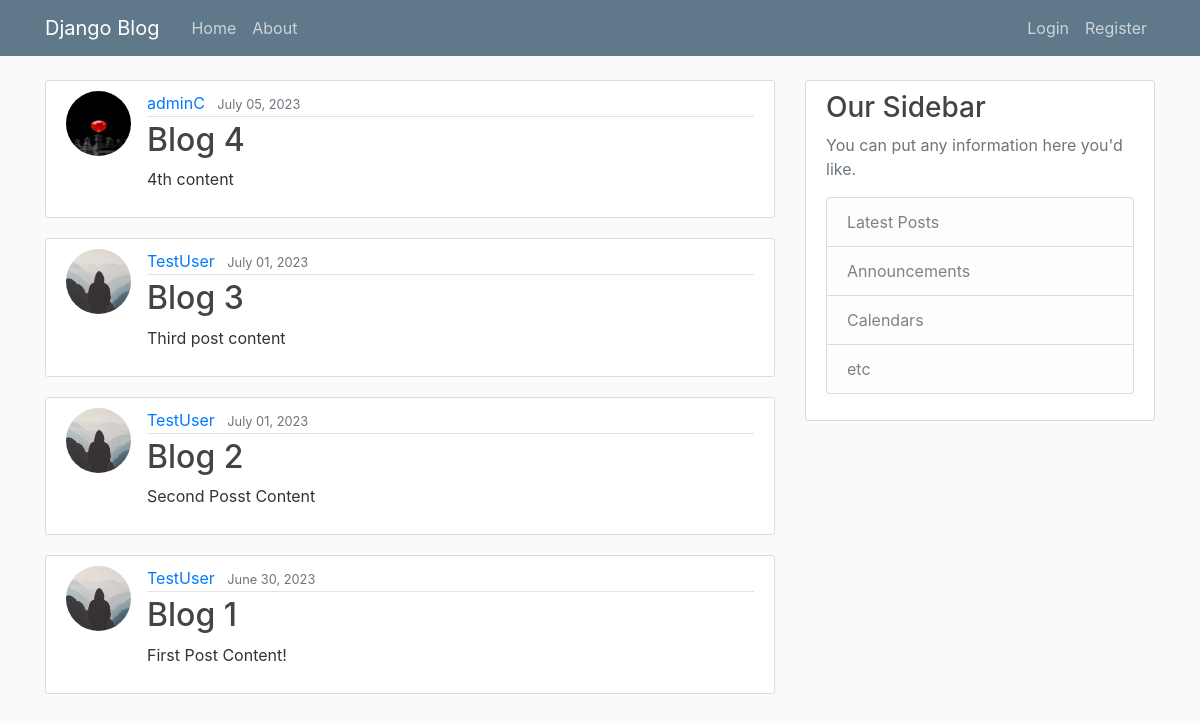
The app's page /, older data.
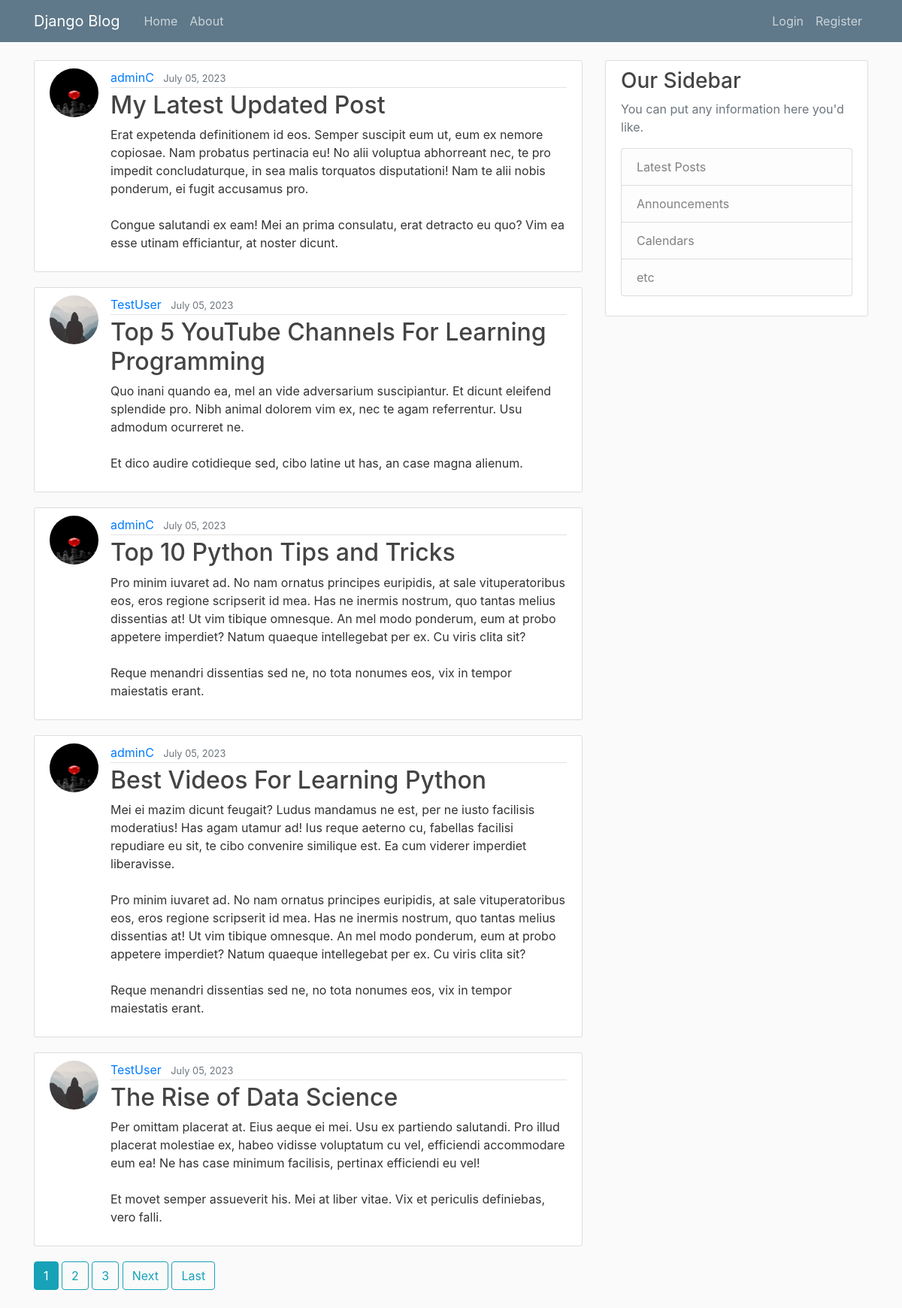
The same page, newer data.
### blog/models.py (models this page shows, shortened)
class Post(models.Model):
    title = models.CharField(max_length=100)
    content = models.TextField()
    date_posted = models.DateTimeField(default=timezone.now)
    author = models.ForeignKey(User, on_delete=models.CASCADE)

### users/models.py (models this page shows, shortened)
class Profile(models.Model): #Creates profile in database
    user = models.OneToOneField(User, on_delete=models.CASCADE)
    image = models.ImageField(default='default.jpg', upload_to='profile_pics')

### blog/views.py (the view)
# urls.py: path('', PostListView.as_view(), name='blog-home'),
class PostListView(ListView):
    model = Post
    template_name = 'blog/home.html' #Sets the template
    context_object_name = 'posts' #Sets the context
    ordering = ['-date_posted'] #Sets latest posts first
    paginate_by = 5 #Configures paginator

### blog/templates/blog/home.html (shortened to what this page needs)
{% extends "blog/base.html" %}
{% block content %}
    {% for post in posts %}
        <article class="media content-section">
            <img class="rounded-circle article-img" src="{{ post.author.profile.image.url }}" alt="">
            <div class="media-body">
                <div class="article-metadata">
                    <a class="mr-2" href="{% url 'user-posts' post.author.username %}">{{ post.author }}</a>
                    <small class="text-muted">{{ post.date_posted|date:"F d, Y" }}</small>
                </div>
                <h2><a class="article-title" href="{% url 'post-detail' post.id %}">{{ post.title }}</a></h2>
                <p class="article-content">{{ post.content }}</p>
            </div>
        </article>
    {% endfor %}
    {% if is_paginated %}
        {% for num in page_obj.paginator.page_range %}
            {% if page_obj.number == num %}
                <a class="btn btn-info mb-4" href="?page={{ num }}">{{ num }}</a>
            {% elif num > page_obj.number|add:'-3' and num < page_obj.number|add:'3' %}
                <a class="btn btn-outline-info mb-4" href="?page={{ num }}">{{ num }}</a>
            {% endif %}
        {% endfor %}
        {% if page_obj.has_next %}
            <a class="btn btn-outline-info mb-4" href="?page={{ page_obj.next_page_number }}">Next</a>
            <a class="btn btn-outline-info mb-4" href="?page={{ page_obj.paginator.num_pages }}">Last</a>
        {% endif %}
  {% endif %}
{% endblock content %}

Row changes from the older to the newer data that the page shows:
no longer on this page (row unchanged): Post: author.profile.image (picture), author "adminC", date_posted "July 05, 2023", title "Blog 4", content "4th content"
no longer on this page (row unchanged): Post: author.profile.image (placeholder picture), author "TestUser", date_posted "July 01, 2023", title "Blog 3", content "Third post content"
no longer on this page (row unchanged): Post: author.profile.image (placeholder picture), author "TestUser", date_posted "July 01, 2023", title "Blog 2", content "Second Posst Content"
no longer on this page (row unchanged): Post: author.profile.image (placeholder picture), author "TestUser", date_posted "June 30, 2023", title "Blog 1", content "First Post Content!"
added Post: author.profile.image (picture), author "adminC", date_posted "July 05, 2023", title "My Latest Updated Post", content "Erat expetenda definitionem id eos. Semper suscipit eum ut, eum ex nemore copiosae. Nam probatus pertinacia eu! No alii voluptua abhorreant nec, te pro impedit concludaturque, in sea malis torquatos disputationi! Nam te alii nobis ponderum, ei fugit accusamus pro. Congue salutandi ex eam! Mei an prima consulatu, erat detracto eu quo? Vim ea esse utinam efficiantur, at noster dicunt."
added Post: author.profile.image (placeholder picture), author "TestUser", date_posted "July 05, 2023", title "Top 5 YouTube Channels For Learning Programming", content "Quo inani quando ea, mel an vide adversarium suscipiantur. Et dicunt eleifend splendide pro. Nibh animal dolorem vim ex, nec te agam referrentur. Usu admodum ocurreret ne. Et dico audire cotidieque sed, cibo latine ut has, an case magna alienum."
added Post: author.profile.image (picture), author "adminC", date_posted "July 05, 2023", title "Top 10 Python Tips and Tricks", content "Pro minim iuvaret ad. No nam ornatus principes euripidis, at sale vituperatoribus eos, eros regione scripserit id mea. Has ne inermis nostrum, quo tantas melius dissentias at! Ut vim tibique omnesque. An mel modo ponderum, eum at probo appetere imperdiet? Natum quaeque intellegebat per ex. Cu viris clita sit? Reque menandri dissentias sed ne, no tota nonumes eos, vix in tempor maiestatis erant."
added Post: author.profile.image (picture), author "adminC", date_posted "July 05, 2023", title "Best Videos For Learning Python", content "Mei ei mazim dicunt feugait? Ludus mandamus ne est, per ne iusto facilisis moderatius! Has agam utamur ad! Ius reque aeterno cu, fabellas facilisi repudiare eu sit, te cibo convenire similique est. Ea cum viderer imperdiet liberavisse. Pro minim iuvaret ad. No nam ornatus principes euripidis, at sale vituperatoribus eos, eros regione scripserit id mea. Has ne inermis nostrum, quo tantas melius dissentias at! Ut vim tibique omnesque. An mel modo ponderum, eum at probo appetere imperdiet? Natum quaeque intellegebat per ex. Cu viris clita sit? Reque menandri dissentias sed ne, no tota nonumes eos, vix in tempor maiestatis erant."
added Post: author.profile.image (placeholder picture), author "TestUser", date_posted "July 05, 2023", title "The Rise of Data Science", content "Per omittam placerat at. Eius aeque ei mei. Usu ex partiendo salutandi. Pro illud placerat molestiae ex, habeo vidisse voluptatum cu vel, efficiendi accommodare eum ea! Ne has case minimum facilisis, pertinax efficiendi eu vel! Et movet semper assueverit his. Mei at liber vitae. Vix et periculis definiebas, vero falli."
Text that changed along with them:
new list line: "1"
new list line: "2"
new list line: "3"
text now shown: "Next Last"
